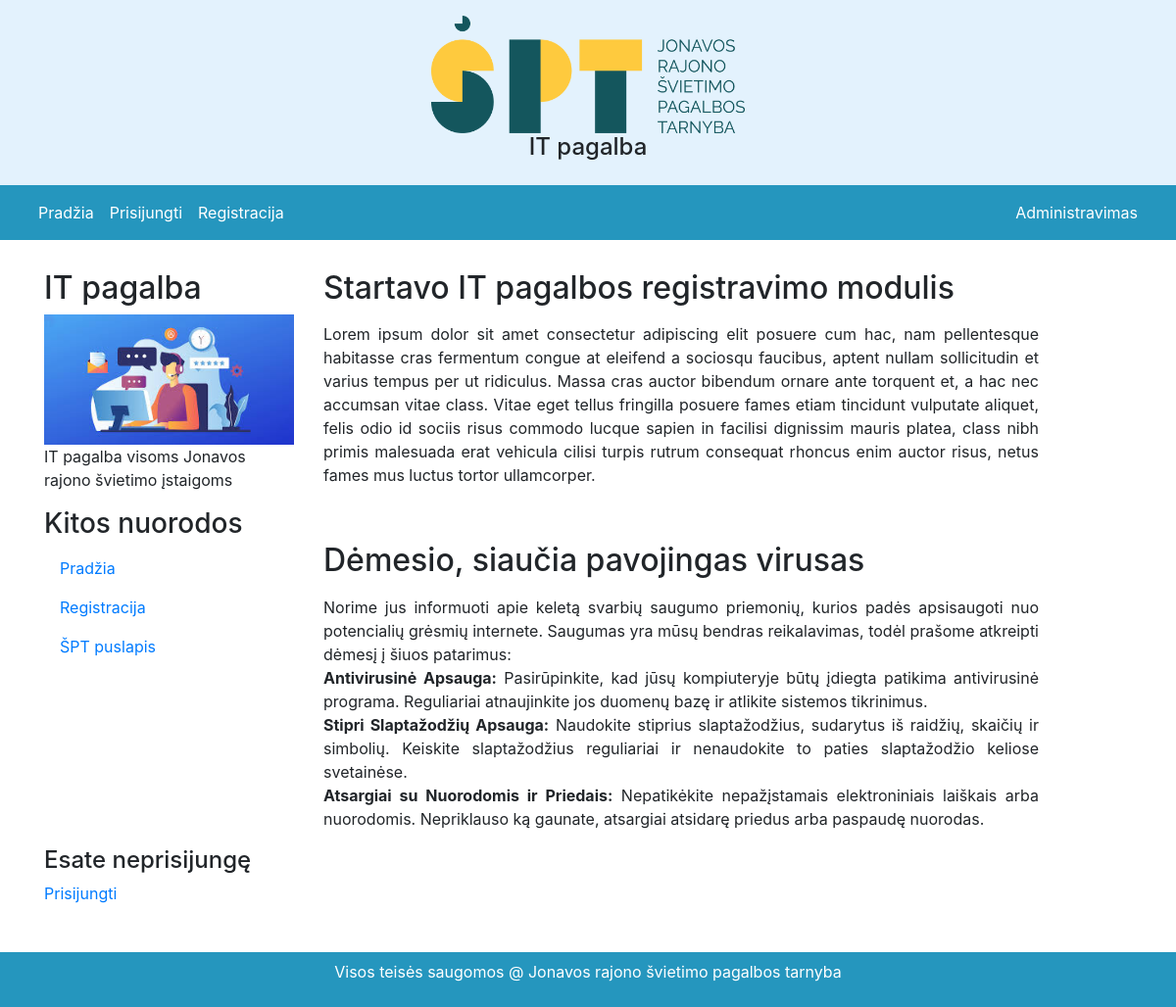
The app's page /manoapp/ with its own data.
### manoapp/models.py (models this page shows, shortened)
class Naujienos(models.Model):
    antraste = models.CharField('Antraštė', max_length=100)
    naujiena = models.CharField('Naujiena', max_length=1000)
    class Meta:
        verbose_name = "Naujienos"
        verbose_name_plural = 'Naujienos'

### manoapp/views.py (the view)
# urls.py: path('', views.index, name='index'),
def index(request):
    news = Naujienos.objects.all()
    context = {
        'news': news,
    }
    return render(request, 'index.html',context=context)

### manoapp/templates/index.html (shortened to what this page needs)
{% extends "base.html" %}
{% block "content" %}
<div class="container" style="margin-top:30px">
    <div class="row">
        <div class="col-sm-3">
            <h2>IT pagalba</h2>
            <img src="/static/img/help1.jpg" width="100%" height="auto">
            <p>IT pagalba visoms Jonavos rajono švietimo įstaigoms</p>
            <h3>Kitos nuorodos</h3>
            <ul class="nav nav-pills flex-column">
                <li class="nav-item">
                    <a class="nav-link " href="/">Pradžia</a>
                </li>
                <li class="nav-item">
                    <a class="nav-link" href="{% url 'register' %}">Registracija</a>
                </li>
                <li class="nav-item">
                    <a class="nav-link" href="https://www.jonavosspt.lt">ŠPT puslapis</a>
                </li>
            </ul>
        </div>
        <div class="col-sm-8">
            {% for naujienos in news %}
            <h2>{{ naujienos.antraste }}</h2>
            <p>{{ naujienos.naujiena|safe }}</p>
            {% endfor %}
        </div>
    </div>
</div>
{% if user.is_authenticated %}
{% else %}
<div class="container align-items-center">
    <h4>Esate neprisijungę</h4>
    <a href="{% url 'login' %}">Prisijungti</a>
</div>
{% endif %}
{% endblock %}

### manoapp/static/css/styles.css (style rules this page uses)
html, body { height: 100%; width : 100%; margin: 0; padding: 0; }

### records on screen
Naujienos: antraste "Startavo IT pagalbos registravimo modulis", naujiena "Lorem ipsum dolor sit amet consectetur adipiscing elit posuere cum hac, nam pellentesque habitasse cras fermentum congue at eleifend a sociosqu faucibus, aptent nullam sollicitudin et varius tempus per ut ridiculus. Massa cras auctor bibendum ornare ante torquent et, a hac nec accumsan vitae class. Vitae eget tellus fringilla posuere fames etiam tincidunt vulputate aliquet, felis odio id sociis risus commodo lucque sapien in facilisi dignissim mauris platea, class nibh primis malesuada erat vehicula cilisi turpis rutrum consequat rhoncus enim auctor risus, netus fames mus luctus tortor ullamcorper."
Naujienos: antraste "Dėmesio, siaučia pavojingas virusas", naujiena "Norime jus informuoti apie keletą svarbių saugumo priemonių, kurios padės apsisaugoti nuo potencialių grėsmių internete. Saugumas yra mūsų bendras reikalavimas, todėl prašome atkreipti dėmesį į šiuos patarimus: Antivirusinė Apsauga: Pasirūpinkite, kad jūsų kompiuteryje būtų įdiegta patikima antivirusinė programa. Reguliariai atnaujinkite jos duomenų bazę ir atlikite sistemos tikrinimus. Stipri Slaptažodžių Apsauga: Naudokite stiprius slaptažodžius, sudarytus iš raidžių, skaičių ir simbolių. Keiskite slaptažodžius reguliariai ir nenaudokite to paties slaptažodžio keliose svetainėse. Atsargiai su Nuorodomis ir Priedais: Nepatikėkite nepažįstamais elektroniniais laiškais arba nuorodomis.…"
